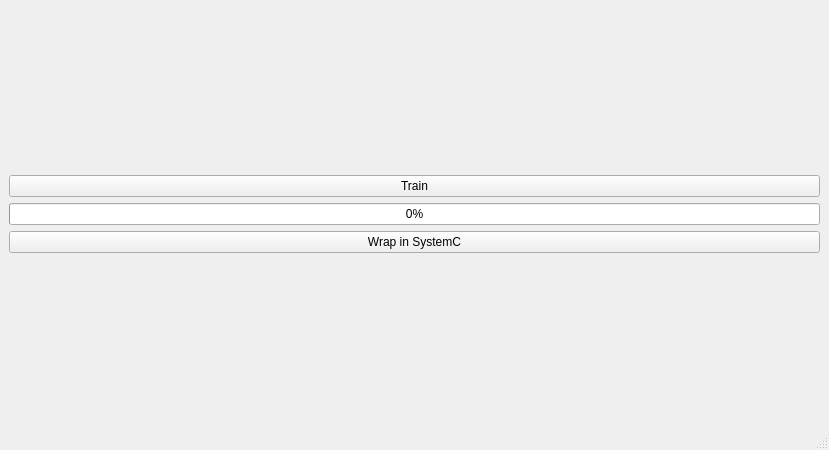
<?xml version="1.0" encoding="UTF-8"?>
<ui version="4.0">
 <class>MainWindow</class>
 <widget class="QMainWindow" name="MainWindow">
  <property name="geometry">
   <rect>
    <x>0</x>
    <y>0</y>
    <width>829</width>
    <height>450</height>
   </rect>
  </property>
  <property name="windowTitle">
   <string>MainWindow</string>
  </property>
  <widget class="QWidget" name="centralwidget">
   <layout class="QVBoxLayout" name="verticalLayout_2">
    <item>
     <layout class="QVBoxLayout" name="verticalLayout">
      <item>
       <widget class="QPushButton" name="Train">
        <property name="text">
         <string>Train</string>
        </property>
       </widget>
      </item>
      <item>
       <widget class="QProgressBar" name="progressBar">
        <property name="value">
         <number>0</number>
        </property>
       </widget>
      </item>
      <item>
       <widget class="QPushButton" name="Wrap">
        <property name="text">
         <string>Wrap in SystemC</string>
        </property>
       </widget>
      </item>
     </layout>
    </item>
   </layout>
  </widget>
  <widget class="QMenuBar" name="menubar">
   <property name="geometry">
    <rect>
     <x>0</x>
     <y>0</y>
     <width>829</width>
     <height>26</height>
    </rect>
   </property>
  </widget>
  <widget class="QStatusBar" name="statusbar"/>
 </widget>
 <resources/>
 <connections/>
</ui>
